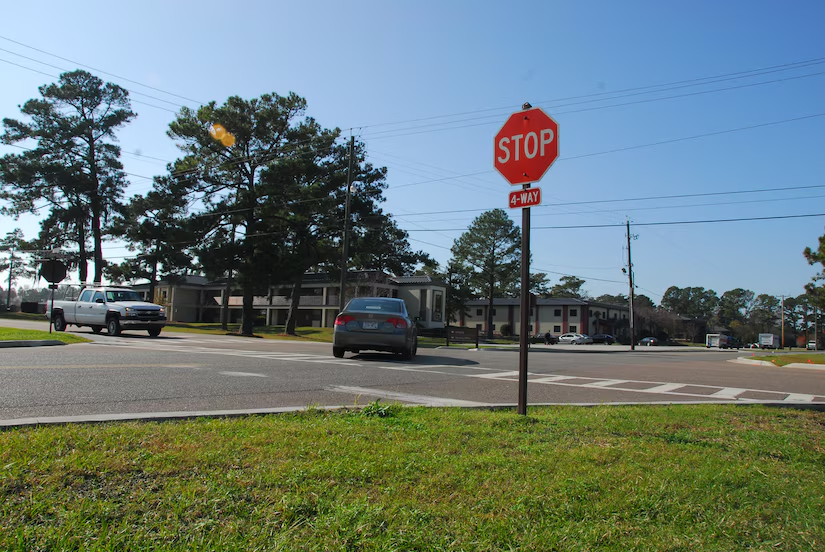
#> input picture image_2.jpeg, 825 x 552 px, given in place of image_2.jpg, which was not available
$ python classification_stop_sign.py
#> lines starting #> are read from the running program, lines starting #| are printed output that depends on the picture; pictures that were not available may be replaced by others from this repository, and a replacement may not be noted
import cv2
from matplotlib import pyplot as plt

# Opening image
# img = cv2.imread("/home/bgoshtasbi/Desktop/ML Project/proj1_classification/image.jpeg")
img = cv2.imread("/home/bgoshtasbi/Desktop/ML Project/proj1_classification/image_2.jpg")
#> img is the input picture: shape (552, 825, 3); mean B, G, R 120.7, 123.3, 106.2


# OpenCV opens images as BRG
# but we want it as RGB We'll
# also need a grayscale version
def classification(img):
    # img = cv2.imread("/home/bgoshtasbi/Desktop/ML Project/proj1_classification/image.jpeg")

    img_gray = cv2.cvtColor(img, cv2.COLOR_BGR2GRAY)
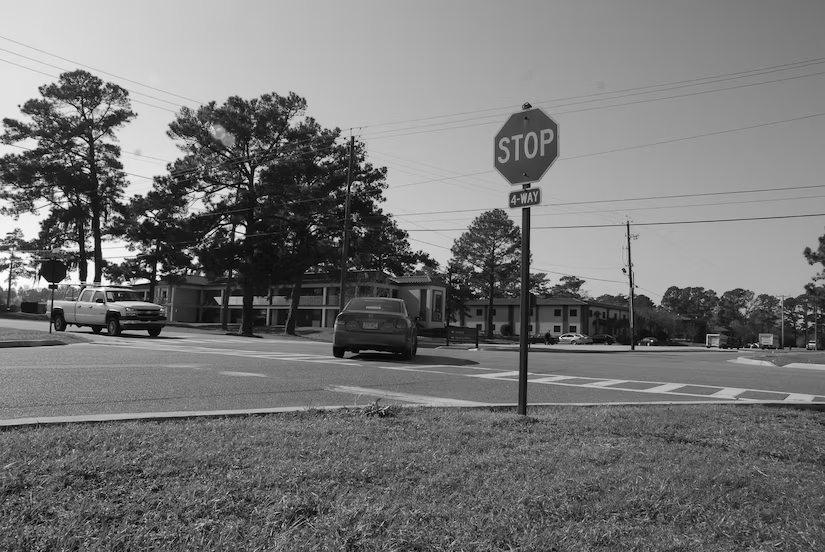
#> img_gray: shape (552, 825); min 0, max 255, mean 117.9
    img_rgb = cv2.cvtColor(img, cv2.COLOR_BGR2RGB)


# Use minSize because for not
# bothering with extra-small
# dots that would look like STOP signs
    stop_data = cv2.CascadeClassifier('stop_data.xml')

    found = stop_data.detectMultiScale(img_gray,
                                   minSize =(20, 20))
#> found = [[484, 103, 85, 85]]

# Don't do anything if there's
# no sign
    amount_found = len(found)
#> amount_found = 1

    if amount_found != 0:

    # There may be more than one
    # sign in the image
        for (x, y, width, height) in found:

        # We draw a green rectangle around
        # every recognized sign
            cv2.rectangle(img_rgb, (x, y),
                        (x + height, y + width),
                        (0, 255, 0), 5)
#> this loop made 1 pass
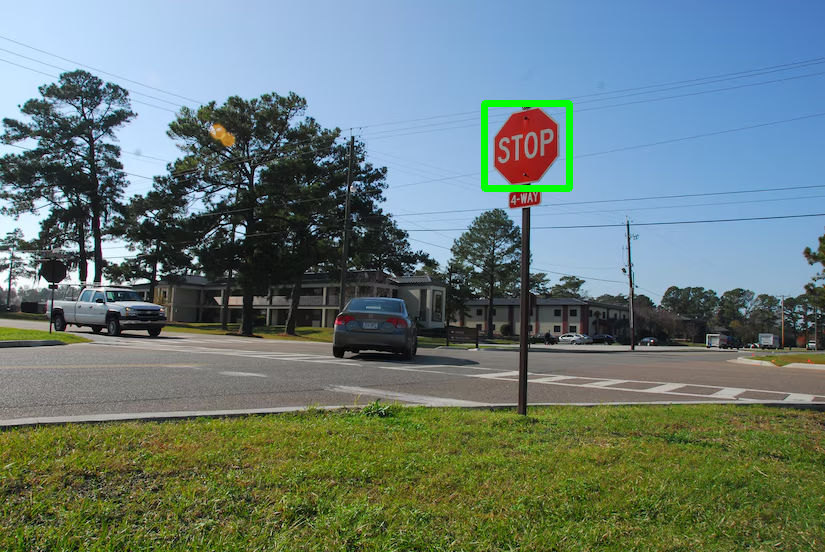
#> img_rgb: shape (552, 825, 3); mean R, G, B 105.5, 123.7, 119.7
# Creates the environment of
# the picture and shows it
    plt.subplot(1, 1, 1)
    plt.imshow(img_rgb)
    plt.show()

# classification(cv2.imread("/home/bgoshtasbi/Desktop/ML Project/proj1_classification/image_3.jpeg"))
classification(img)

$ run again, with image.jpeg copied over image_2.jpeg
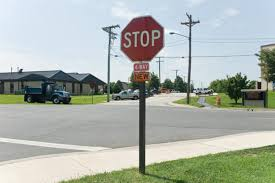
#> input picture image.jpeg, 275 x 183 px, given in place of image_2.jpg, which was not available
#> img is the input picture: shape (183, 275, 3); mean B, G, R 169.9, 177.2, 170
#> in classification, `img_gray = cv2.cvtColor(img, cv2.COLOR_BGR2GRAY)`:
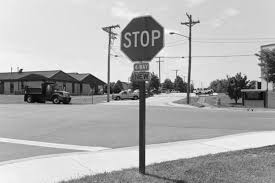
#> img_gray: shape (183, 275); min 1, max 254, mean 174.2
#> found = [[112, 9, 60, 60]]
#> amount_found = 1
#> the loop in classification, `for (x, y, width, height) in found:` made 1 pass
#> after the loop in classification, `for (x, y, width, height) in found:`:
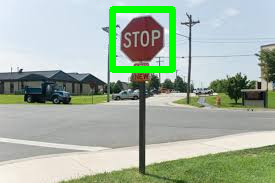
#> img_rgb: shape (183, 275, 3); mean R, G, B 163.6, 178.8, 162.7

$ run again, with image_5.jpeg copied over image_2.jpeg
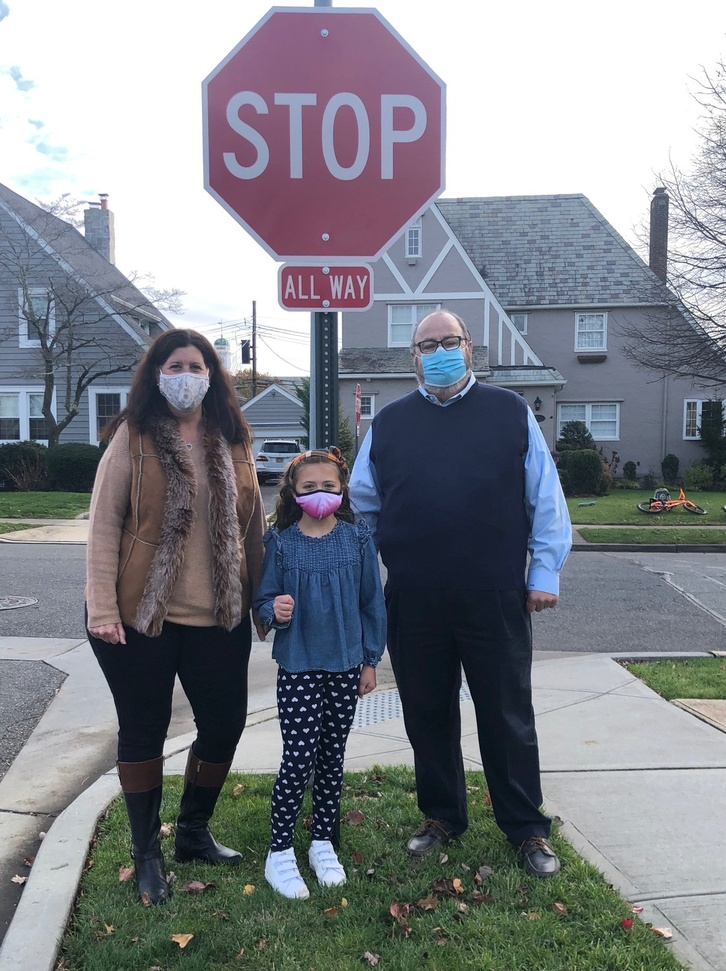
#> input picture image_5.jpeg, 726 x 971 px, shrunk from 1122 x 1500 before the run, given in place of image_2.jpg, which was not available
#> img is the input picture: shape (971, 726, 3); mean B, G, R 138.1, 131.3, 127.9
#> in classification, `img_gray = cv2.cvtColor(img, cv2.COLOR_BGR2GRAY)`:
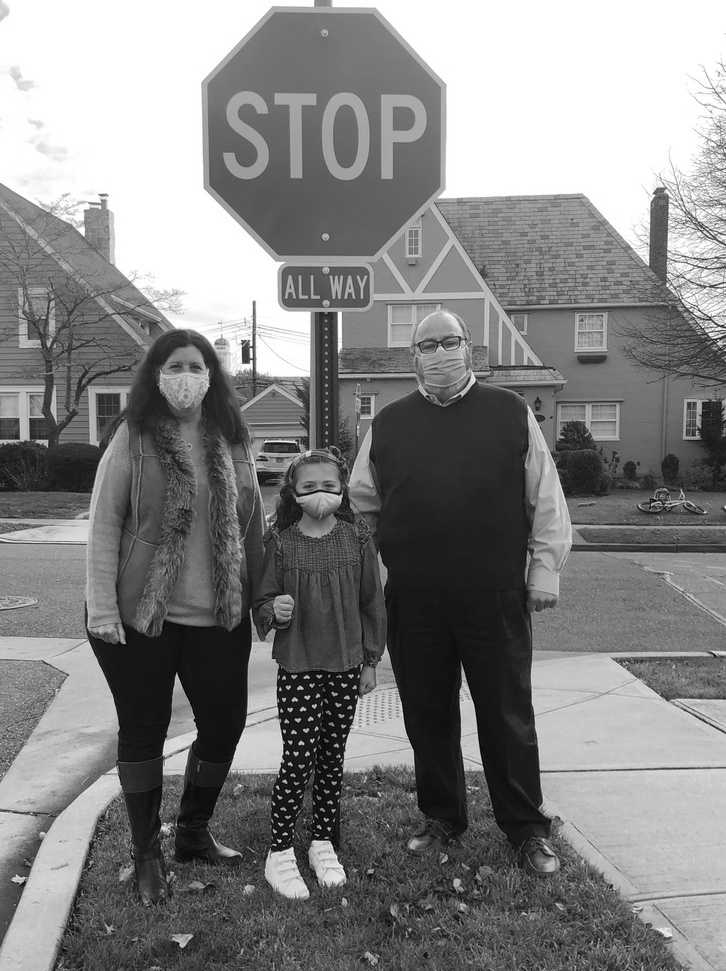
#> img_gray: shape (971, 726); min 0, max 255, mean 131
#> found = [[203, 13, 253, 253]]
#> amount_found = 1
#> the loop in classification, `for (x, y, width, height) in found:` made 1 pass
#> after the loop in classification, `for (x, y, width, height) in found:`:
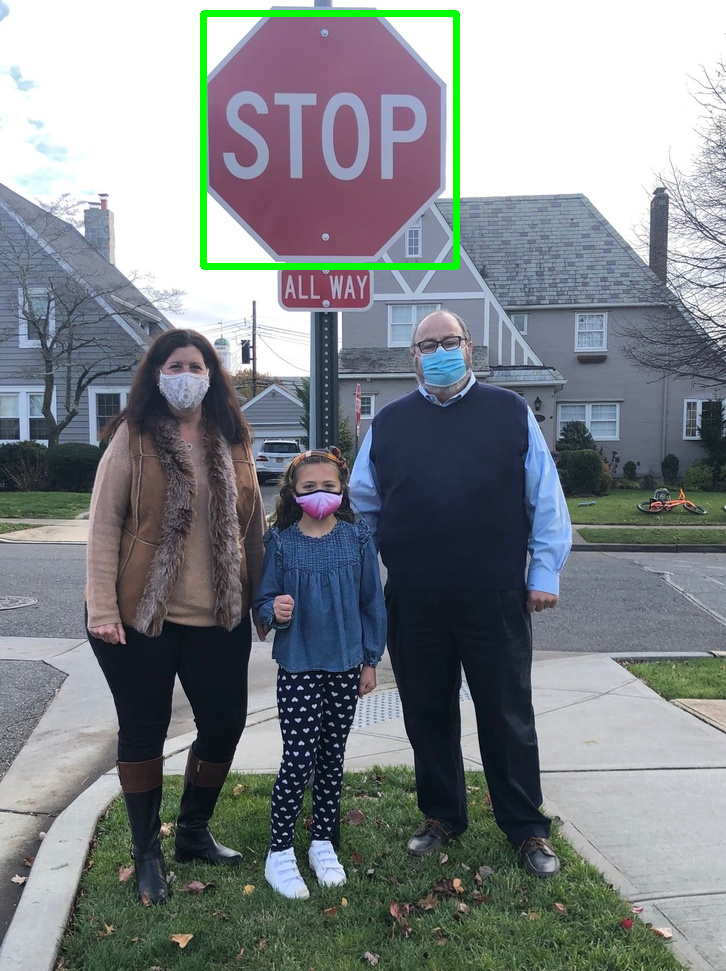
#> img_rgb: shape (971, 726, 3); mean R, G, B 125.8, 131.7, 135.9

$ run again, with image.png saved as image_2.jpeg
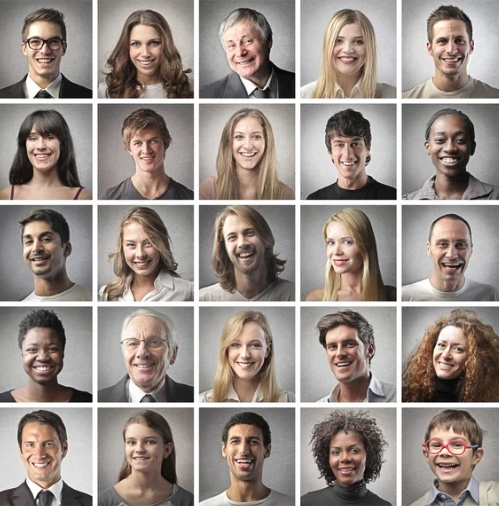
#> input picture image.png, 499 x 506 px, given in place of image_2.jpg, which was not available
#> img is the input picture: shape (506, 499, 3); mean B, G, R 136.7, 142.9, 153
#> in classification, `img_gray = cv2.cvtColor(img, cv2.COLOR_BGR2GRAY)`:
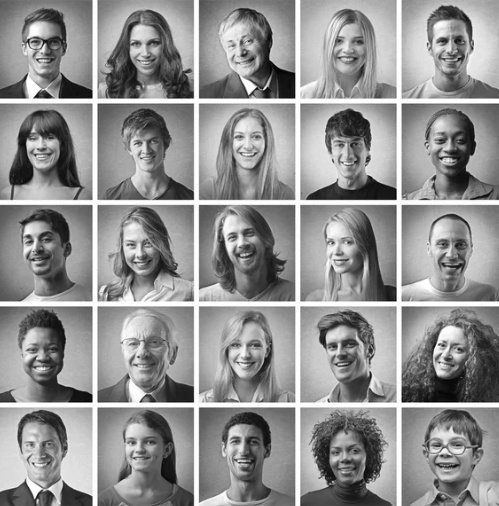
#> img_gray: shape (506, 499); min 0, max 255, mean 145.2
#> found = ()
#> amount_found = 0
